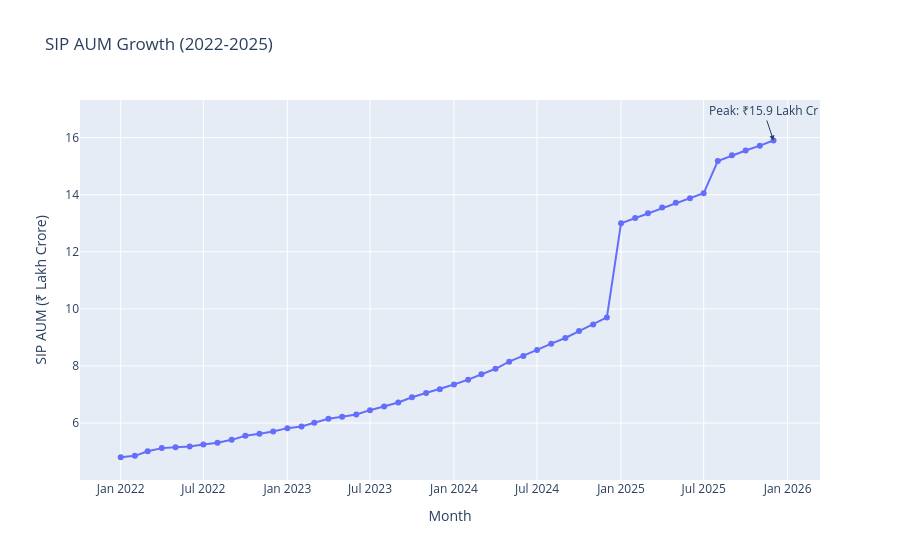

Here is the notebook cell this chart was saved with:
### Code cell
import plotly.express as px

fig = px.line(
    sip,
    x='month',
    y='sip_aum_lakh_crore',
    markers=True,
    title='SIP AUM Growth (2022-2025)'
)

fig.update_layout(
    xaxis_title='Month',
    yaxis_title='SIP AUM (₹ Lakh Crore)'
)

fig.add_annotation(
    x='2025-12-01',
    y=15.90,
    text='Peak: ₹15.9 Lakh Cr',
    showarrow=True,
    arrowhead=2
)

fig.show()
